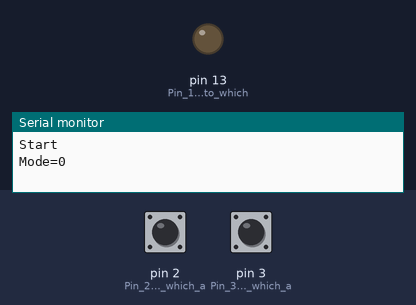
The sketch below on a simulated Arduino Uno, built with avr-gcc and run on an emulated ATmega328P. Shown: output pins drawn as LEDs (lit = HIGH), the last lines printed to the serial monitor. The inputs (shaded band) are chosen by the test bench; at power-on: pin 2 (Pin_2_is_input_to_which_a) HIGH, pin 3 (Pin_3_is_input_to_which_a) HIGH.

Above: at 1.2 s.
1.3 s: pin 2 (Pin_2_is_input_to_which_a) pulled LOW for 0.15 s
At 1.4 s:
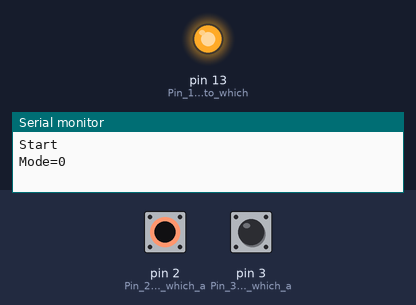
3.0 s: pin 3 (Pin_3_is_input_to_which_a) pulled LOW for 0.15 s
At 4.5 s:
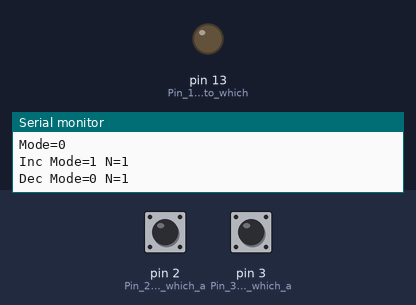
Timing chart, 0 to 6.0 s (numbered marks = the images above; inputs shaded):
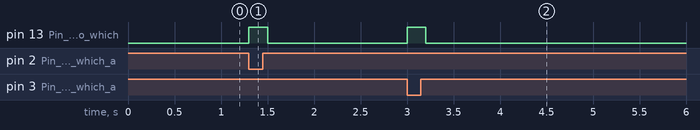

The sketch:

mode-buttons-debounce.ino
```cpp
/* Debouncing Increment and Decrement Buttons
   Dan McCreary

Hook up two momentary push buttons to pins 2 and 3.
One button will increment the mode, one will decrment the mode
You MUST use pins 2 and 3 because they are the only Interrupt pins on the Arduino (Uno, Nano)
Connect the other ends of the momentary push buttons to GND
Note that we are using internal 20K resistors to pull up the inputs to +5 when the buttons are open
*/
int mode = 0; // This is the "mode" of the device.  It starts at 0 and gets incremented or decremented
int newModeInc = 0; // the interrupts set this to 1 to indicate that we have a new increment to handle
int newModeDec = 0; // the interrupts set this to 1 to indicate that we have a new decrement to handle
int numberTimesModeIncCalled = 0; // just for fun, we count the number of "noise" transitions
int numberTimesModeDecCalled = 0;  // many buttons have noise from 1 to 5 transitions within 200ms

long lastDebounceTime = 0;  // the last time the output pin was toggled
long debounceDelay = 200;   // the debounce time; increase if the output flickers

void setup()
{
  pinMode(13, OUTPUT);     // Pin 13 is output to which an LED is connected
  digitalWrite(13, LOW);   // Make pin 13 low, switch LED off
  pinMode(2, INPUT_PULLUP);	   // Pin 2 is input to which a switch is connected = INT0
  pinMode(3, INPUT_PULLUP);	   // Pin 3 is input to which a switch is connected = INT1
  attachInterrupt(0, changeModeInc, FALLING  ); // pin 2
  attachInterrupt(1, changeModeDec, FALLING  ); // pin 3
  Serial.begin(9600);
  Serial.println("Start");
  Serial.print("Mode=");
  Serial.println(mode, DEC);
}

void loop() {
  if (newModeInc == 1) {
    if ((millis() - lastDebounceTime) > debounceDelay) {
      mode++;
      Serial.print("Inc Mode=");
      Serial.print(mode, DEC);
      Serial.print(" N=");
      Serial.println(numberTimesModeIncCalled, DEC);
      digitalWrite(13, LOW);
      newModeInc = 0;
      numberTimesModeIncCalled = 0;
    }
    else {
    }
  }

  if (newModeDec == 1) {
    if ((millis() - lastDebounceTime) > debounceDelay) {
      mode--;
      Serial.print("Dec Mode=");
      Serial.print(mode, DEC);
      Serial.print(" N=");
      Serial.println(numberTimesModeDecCalled, DEC);
      digitalWrite(13, LOW);
      newModeDec = 0;
      numberTimesModeDecCalled = 0;
    }
  }
}


void changeModeInc(){        // Interrupt service routine
  digitalWrite(13, HIGH); // we have a new mode
  newModeInc = 1;
  numberTimesModeIncCalled++;
  lastDebounceTime = millis();
}

void changeModeDec(){        // Interrupt service routine
  digitalWrite(13, HIGH); // we have a new mode
  newModeDec = 1;
  numberTimesModeDecCalled++;
  lastDebounceTime = millis();
}
```

Measured:
- after the input at 1.3 s, pin 13 (Pin_13_is_output_to_which): LOW → HIGH at once, → LOW 0.20 s later
- after the input at 3.0 s, pin 13 (Pin_13_is_output_to_which): LOW → HIGH at once, → LOW 0.20 s later
